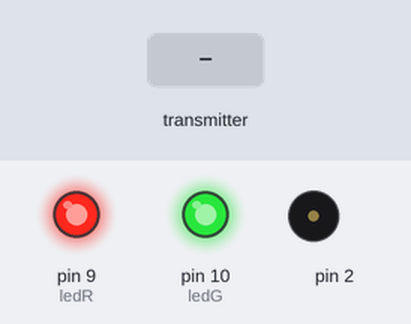
The sketch below on a simulated Arduino Uno, built with avr-gcc and run on an emulated ATmega328P. On the bench: output pins drawn as LEDs (lit = HIGH), buzzer (waves = sounding). Dashed ring = blinking. The test bench sets the inputs (shaded band). No radio packets arrive unless stated.

Above: at 1.2 s.
1.3 s: the transmitter starts sending buttonState = 0
At 1.8 s:
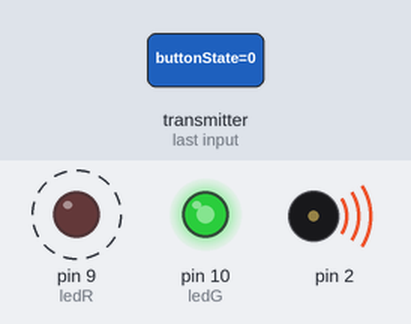
4.3 s: the transmitter starts sending buttonState = 1
At 4.9 s:
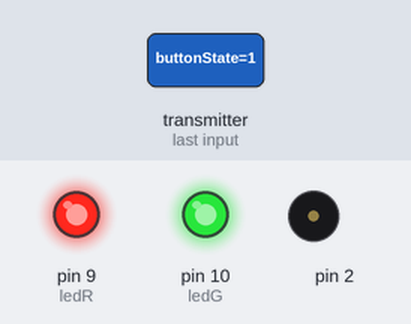
Timing chart, 0 to 7.3 s (numbered marks = the images above; inputs shaded):
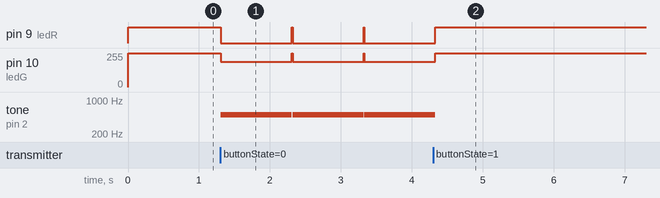

Measured:
- after the input at 1.3 s, pin 9 (ledR): alternates HIGH for 0.01 s and LOW for 1.0 s, starting at once; pin 10 (ledG): 255/255 → 191/255 at once; tone on pin 2: alternates 500 Hz for 1.0 s and silent for 0.01 s, starting at once
- after the input at 4.3 s, pin 9 (ledR): goes on until 4.3 s, then stays HIGH; pin 10 (ledG): goes on until 4.3 s, then stays 255/255; tone on pin 2: goes on until 4.3 s, then stays silent

The sketch:

Collar.ino
```cpp
/*
* Arduino Wireless Communication Tutorial
*       Example 1 - Receiver Code
*
* by Dejan Nedelkovski, www.HowToMechatronics.com
*
* Library: TMRh20/RF24, https://github.com/tmrh20/RF24/
*/

#include <SPI.h>
#include <nRF24L01.h>
#include <RF24.h>

#define ledR 9
#define ledG 10

RF24 radio(7, 8); // CE, CSN

const byte address[6] = "00001";

boolean buttonState = 0;

void setup() {
  pinMode(2, OUTPUT);
  pinMode(ledR, OUTPUT);
  pinMode(ledG, OUTPUT);
  digitalWrite(ledR, HIGH);
  digitalWrite(ledG, HIGH);

  Serial.begin(9600);
  radio.begin();
  radio.openReadingPipe(0, address);
  radio.setPALevel(RF24_PA_MIN);
  radio.startListening();
}

void loop() {
  if (radio.available()) {
      radio.read(&buttonState, sizeof(buttonState));
      if (buttonState == LOW) {
          digitalWrite(ledR, LOW);
          analogWrite(ledG, 191);
          tone(2, 500, 1000);
          delay(1000);
          digitalWrite(ledR, HIGH);
          digitalWrite(ledG, HIGH);
      }
  }
  delay(10);
}
```
